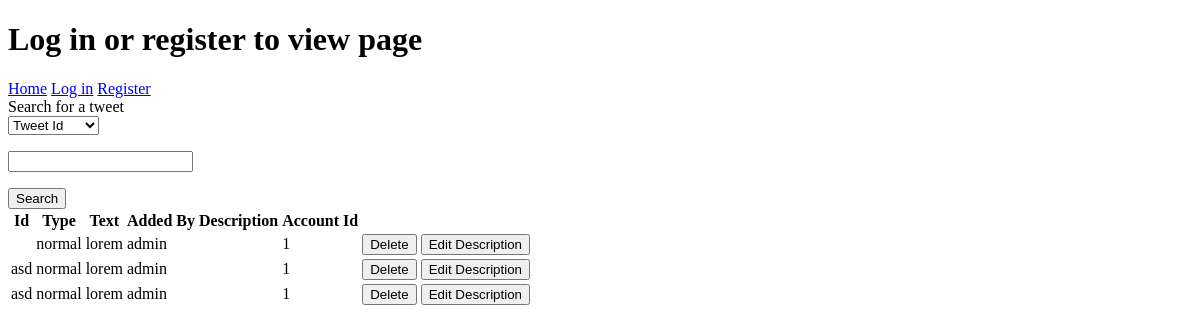
Page /tweets on the earlier database version.
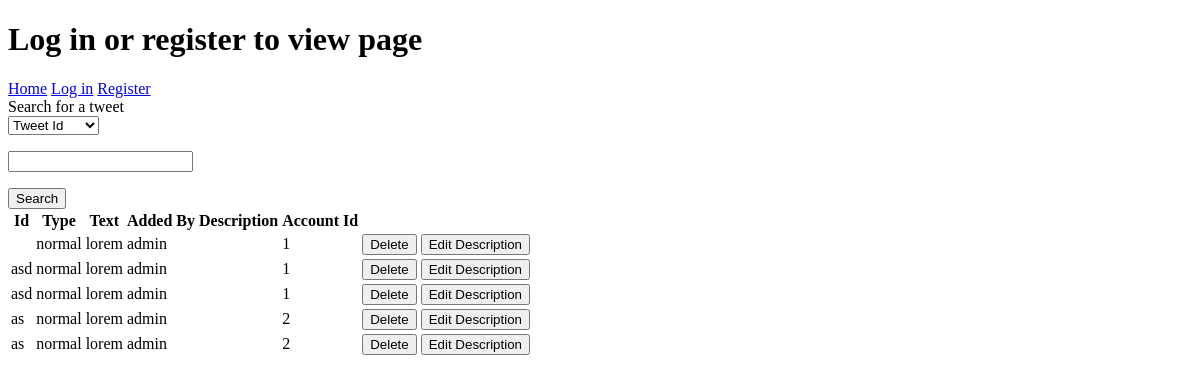
Same page on the later database version.
### application/tweets/models.py (models this page shows, shortened)
class Tweet(db.Model):
    id = db.Column(db.Integer, primary_key=True)
    date_created = db.Column(db.DateTime, default=db.func.current_timestamp())
    date_modified = db.Column(db.DateTime, default=db.func.current_timestamp(),
    onupdate=db.func.current_timestamp())
    tweetid = db.Column(db.String(100))
    tweettype = db.Column(db.String(100))
    tweettext = db.Column(db.String(300))
    addedby = db.Column(db.String(100))
    tweetdescription = db.Column(db.String(100))
    account_id = db.Column(db.Integer, db.ForeignKey('account.id'),
                           nullable=False)

### application/tweets/views.py (the view)
@app.route("/tweets", methods=['GET', 'POST'])
def tweets_index():
    search = TweetSeachForm(request.form)
    if request.method == 'POST':
        return search_results(search)
    return render_template("tweets/list.html", tweets=Tweet.query.all(), form=search)

### application/tweets/forms.py
class TweetSeachForm(Form):
    choices = [('Tweet Id', 'Tweet Id'), ('Tweet Type', 'Tweet Type')]
    select = SelectField('Search for tweets: ', choices=choices)
    search = StringField('')

### application/templates/tweets/list.html (shortened to what this page needs)
{% extends "layout.html" %}
{% block body %}
    <div>Search for a tweet</div>
            <form method=post action="{{ url_for('tweets_index') }}">
            <d1>
                {{ form.select }}
                <p>
                {{ form.search }}
            </d1>
            </p><input type="submit" value="Search"/>
        </form>
  <table>
    <tr>
      <th>Id</th>
      <th>Type</th>
      <th>Text</th>
      <th>Added By</th>
        <th>Description</th>
      <th>Account Id</th>
    </tr>
    {% for tweet in tweets %}
    <tr>
        <td>{{ tweet.tweetid }}</td>
        <td>{{ tweet.tweettype }}</td>
        <td>{{ tweet.tweettext }}</td>
        <td>{{ tweet.addedby }}</td>
        <td>{{ tweet.tweetdescription }}</td>
        <td>{{ tweet.account_id }}</td>
        <td>
            <form method="POST" action="./tweetdelete">
            <input type="submit" value="Delete">
            </form>
        </td>
        <td>
            <form method="GET" action="{{ url_for('tweets_view', id = tweet.id) }}">
            <input type="submit" value="Edit Description">
            </form>
        </td>
    </tr>
    {% endfor %}
  </table>
{% endblock %}

### application/templates/layout.html (shortened to what this page needs)
  <!DOCTYPE html>
  <html>
    <head>
    </head>
    <body>
    <div class="topnav">
              {% if current_user.is_authenticated %}
      <p>
	Kirjautunut nimellä {{ current_user.name }}
        <a class="active" href="/">Home</a>
        <a href="{{ url_for('tweets_index') }}">List tweets</a>
        <a href="{{ url_for('tweets_form') }}">Add a tweet</a>
        <a href="{{ url_for('auth_logout') }}">Log out</a>
      </p>
      {% else %}
                  <h1>Log in or register to view page</h1>
                  <a href="{{ url_for('index') }}">Home</a>
      <a href="{{ url_for('auth_login') }}">Log in</a>
      <a href="{{ url_for('auth_register') }}"> Register </a>
      {% endif %}
    </div>
      {% block body %}{% endblock %}
    </body>
  </html>

Differences in the rows shown:
added Tweet: tweetid "as", tweettype "normal", tweettext "lorem", addedby "admin", account_id "2"
added Tweet: tweetid "as", tweettype "normal", tweettext "lorem", addedby "admin", account_id "2"
